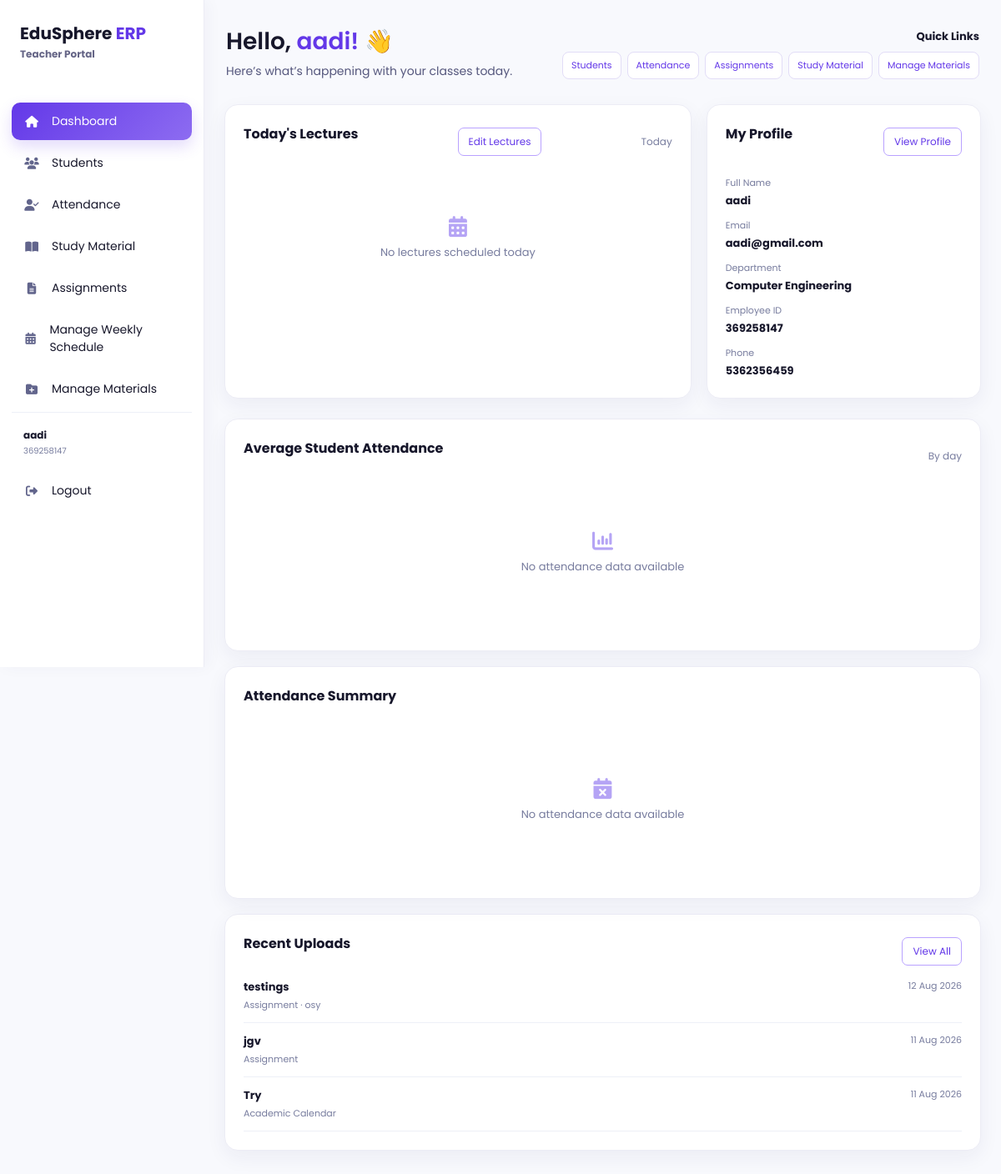
Page /teacher (signed in) on the earlier database version.
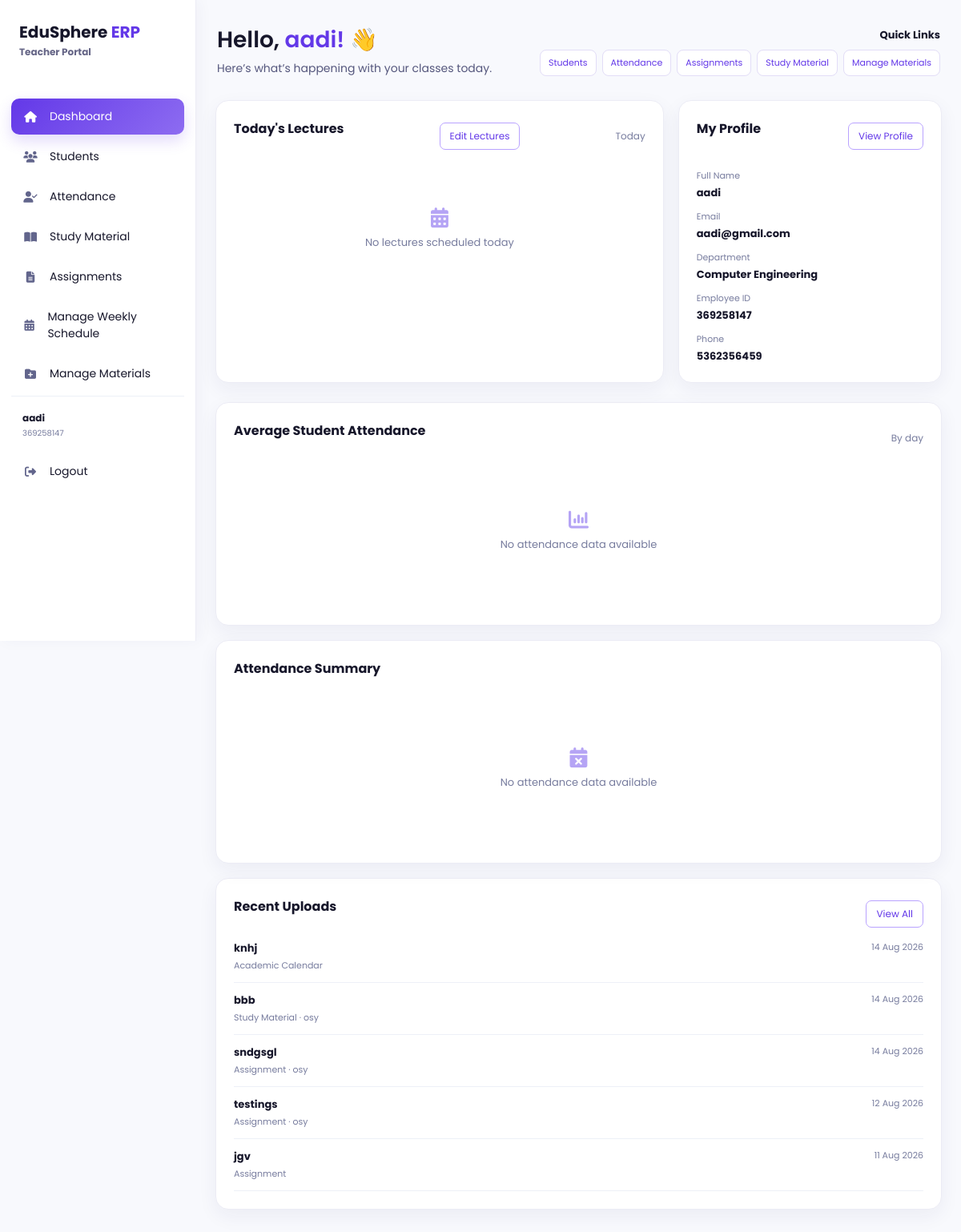
Same page on the later database version.
### models/academic_material.py (models this page shows)
class AcademicMaterial(db.Model):
    __tablename__ = "academic_materials"
    id = db.Column(db.Integer, primary_key=True)
    teacher_user_id = db.Column(
        db.Integer,
        db.ForeignKey("users.id"),
        nullable=False,
        index=True,
    )
    material_type = db.Column(db.String(30), nullable=False, index=True)
    department = db.Column(db.String(50), nullable=False, index=True)
    subject = db.Column(db.String(100), nullable=True, index=True)
    title = db.Column(db.String(150), nullable=False)
    description = db.Column(db.Text, nullable=True)
    original_filename = db.Column(db.String(255), nullable=True)
    stored_filename = db.Column(db.String(255), nullable=True, unique=True)
    uploaded_at = db.Column(db.DateTime, default=datetime.utcnow, nullable=False)
    teacher = db.relationship("User", foreign_keys=[teacher_user_id])

### app.py (the view, shortened to what this page needs)
@app.route("/teacher", methods=["GET", "POST"])
def teacher():
    user, teacher_profile = get_current_teacher_profile()
    if not user:
        flash("Access denied!")
        return redirect(
            url_for("login")
        )
    return render_template(
        "teacher.html",
        current_user=user,
        teacher_profile=teacher_profile,
        attendance_analytics=[],
        attendance_summary=None,
        recent_uploads=AcademicMaterial.query.filter_by(
            teacher_user_id=user.id
        ).order_by(AcademicMaterial.uploaded_at.desc()).limit(5).all(),
    )

### app.py (called while the page is built)
def get_current_teacher_profile():
    user = get_current_user_for_role("Teacher")
    if not user:
        return None, None
    teacher_profile = Teacher.query.filter_by(user_id=user.id).first()
    if not teacher_profile:
        teacher_profile = Teacher(user_id=user.id)
        db.session.add(teacher_profile)
        db.session.commit()
    return user, teacher_profile

def get_current_user_for_role(role):
    if session.get("role") != role or "user_id" not in session:
        return None
    user = db.session.get(User, session["user_id"])
    if not user or user.role != role:
        session.clear()
        return None
    return user

### templates/teacher.html (shortened to what the changed rows need)
<!DOCTYPE html><html lang="en"><head><link rel="stylesheet" href="{{ url_for('static', filename='css/teacher.css') }}"><link rel="stylesheet" href="{{ url_for('static', filename='css/palette.css') }}"><link rel="stylesheet" href="https://cdnjs.cloudflare.com/ajax/libs/font-awesome/6.6.0/css/all.min.css"></head>
<body class="teacher-dashboard-page theme-{{ current_user.theme or 'light' }} accent-{{ current_user.accent_color or 'purple' }}"><div class="sidebar"><div class="logo"><h2>EduSphere <span>ERP</span></h2></div></div>
<main class="main"><div class="topbar"><div class="teacher-greeting"><h1>Hello, <span>{{ current_user.full_name }}!</span> 👋</h1></div></div>
<section class="box teacher-recent-uploads"><div class="section-heading"><h3>Recent Uploads</h3><a class="profile-button" href="{{ url_for('manage_materials') }}">View All</a></div>{% if recent_uploads %}<div class="teacher-upload-list">{% for material in recent_uploads %}<div class="teacher-upload-item"><div><strong>{{ material.title }}</strong><small>{{ material.material_type }}{% if material.subject %} · {{ material.subject }}{% endif %}</small></div><time>{{ material.uploaded_at.strftime('%d %b %Y') }}</time></div>{% endfor %}</div>{% else %}<div class="teacher-analytics-empty"><i class="fa-solid fa-folder-open"></i><p>No recent uploads</p></div>{% endif %}</section></main><script src="{{ url_for('static', filename='js/teacher.js') }}"></script></body></html>

Differences in the rows shown:
no longer on this page (row unchanged): AcademicMaterial: title "Try", material_type "Academic Calendar", uploaded_at "11 Aug 2026"
added AcademicMaterial: title "knhj", material_type "Academic Calendar", uploaded_at "14 Aug 2026"
added AcademicMaterial: title "bbb", material_type "Study Material", subject "osy", uploaded_at "14 Aug 2026"
added AcademicMaterial: title "sndgsgl", material_type "Assignment", subject "osy", uploaded_at "14 Aug 2026"
